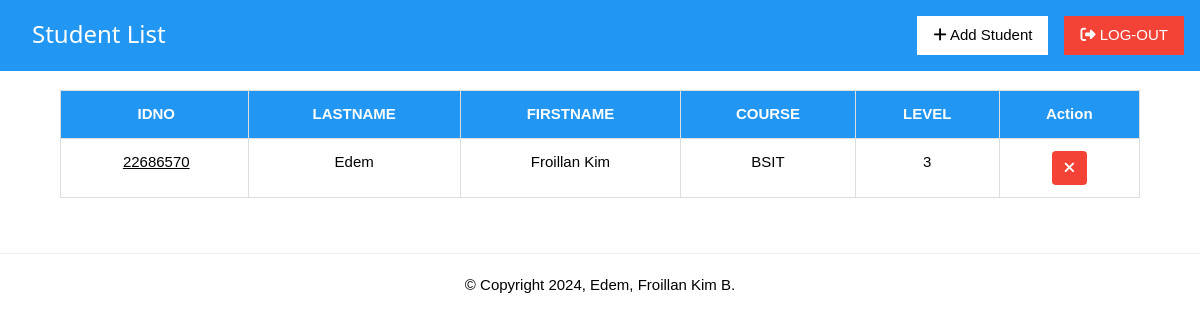
The page /students (signed in) on the database as committed earlier.
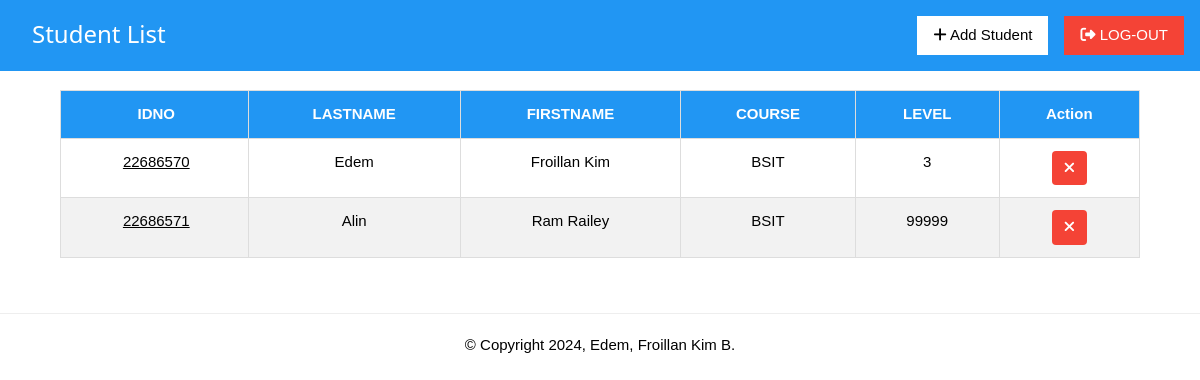
The same page on the database as committed later.
### tables this page shows
CREATE TABLE students (
    id integer primary key autoincrement,
    idno varchar(10) unique not null,
    lastname  varchar(50) not null,
    firstname varchar(50) not null,
    course    varchar(15) not null,
    level    varchar(5) not null,
    image varchar(25) not null
);

### app.py (the view)
@app.route('/students')
def student_list():
    if 'username' in session:
        pagetitle = "Student List"
        return render_template('index.html', data=getall_records('students'), pagetitle=pagetitle, users=get_users())
    else:
        flash("Please log in first!", "warning")
        return redirect(url_for('login'))

### app.py (called while the page is built)
def get_users() -> object:
	return getall_records('students')

@app.after_request
def after_request(response):
    response.headers['Cache-Control'] = 'no-cache, no-store, must-revalidate'
    response.headers['Pragma'] = 'no-cache'
    response.headers['Expires'] = '0'
    return response

### dbhelper.py (called while the page is built)
def getprocess(sql:str) -> list:
	db:object = connect(database)
	cursor:object = db.cursor()
	cursor.row_factory = Row
	cursor.execute(sql)
	data:list = cursor.fetchall()
	cursor.close()
	return data

def getall_records(table:str) -> list:
	sql:str = f'SELECT * FROM `{table}`'
	return getprocess(sql)

### templates/index.html (shortened to what this page needs)
{% extends 'base.html' %}
{% block content %}
<div class='w3-container w3-blue w3-margin-bottom header'>
    <h3 class="w3-left w3-margin-left w3-margin-top">{{ pagetitle }}</h3>
    <nav class="navbar">
        <a href="/logout" class="w3-button w3-red w3-right w3-margin-top w3-margin-bottom" id="logout">
            <i class="fa fa-sign-out-alt"></i> LOG-OUT
        </a>
        <a href="#" class="w3-right w3-button w3-margin-right w3-white w3-margin-top" id="add" onclick="openAddStudentModal()">
            <i class="fa fa-plus"></i> Add Student
        </a>
    </nav>
</div>
<div class="w3-row-padding" id="main_container">
    <div class="w3-full">
        <table class="w3-table-all styled-table" id="table">
            <thead>
                <tr id="tr1">
                    <th class="w3-center">IDNO</th>
                    <th class="w3-center">LASTNAME</th>
                    <th class="w3-center">FIRSTNAME</th>
                    <th class="w3-center">COURSE</th>
                    <th class="w3-center">LEVEL</th>
                    <th class="w3-center">Action</th>
                </tr>
            </thead>
            <tbody>
                {% for user in users %}
                <tr id="tr2">
                    <td class="w3-center" data-cell="IDNO:">
                        <a href="#" onclick="viewrecordstudents('{{ user['image'] }}', '{{ user['idno'] }}', '{{ user['lastname'] }}', '{{ user['firstname'] }}', '{{ user['course'] }}', '{{ user['level'] }}')">
                            {{ user["idno"] }}
                        </a>
                    </td>
                    <td class="w3-center" data-cell="LASTNAME:">{{ user["lastname"] }}</td>
                    <td class="w3-center" data-cell="FIRSTNAME:">{{ user["firstname"] }}</td>
                    <td class="w3-center" data-cell="COURSE:">{{ user["course"] }}</td>
                    <td class="w3-center" data-cell="LEVEL:">{{ user["level"] }}</td>
                    <td class="w3-center" data-cell="ACTION:">
                        <button class="w3-button w3-red delete-btn delete" onclick="openCustomAlert('{{ user['idno'] }}')">
                            <i class="fas fa-times"></i>
                        </button>
                    </td>
                </tr>
                {% endfor %}
            </tbody>
        </table>
    </div>
</div>
{% endblock %}

### templates/base.html (shortened to what this page needs)
<!DOCTYPE html>
<html>
	<head>
		<link rel='stylesheet' href="../static/css/w3.css">
		<link rel="stylesheet" href="{{ url_for('static', filename='font-awesome/css/all.min.css') }}">
	</head>
	<body>
	    <div>
	        {% block content %}
	        {% endblock %}
	    </div>
	    <hr>
	    <div class='w3-center'>
	    	&copy; Copyright 2024, Edem, Froillan Kim B.
	    </div>
	</body>
</html>

### static/css/w3.css (style rules this page uses)
html { box-sizing:border-box }
*,*:before,*:after { box-sizing:inherit }
html { -ms-text-size-adjust:100%;-webkit-text-size-adjust:100% }
body { margin:0 }
article,aside,details,figcaption,figure,footer,header,main,menu,nav,section { display:block }
a { background-color:transparent }
hr { box-sizing:content-box;height:0;overflow:visible }
button,input,select,textarea,optgroup { font:inherit;margin:0 }
button,input { overflow:visible }
button,select { text-transform:none }
button,[type=button],[type=reset],[type=submit] { -webkit-appearance:button }
html,body { font-family:Verdana,sans-serif;font-size:15px;line-height:1.5 }
html { overflow-x:hidden }
h3 { font-size:24px }
h1,h2,h3,h4,h5,h6 { font-family:"Segoe UI",Arial,sans-serif;font-weight:400;margin:10px 0 }
hr { border:0;border-top:1px solid #eee;margin:20px 0 }
a { color:inherit }
.w3-table,.w3-table-all { border-collapse:collapse;border-spacing:0;width:100%;display:table }
.w3-table-all { border:1px solid #ccc }
.w3-bordered tr,.w3-table-all tr { border-bottom:1px solid #ddd }
.w3-table-all tr:nth-child(odd) { background-color:#fff }
.w3-table-all tr:nth-child(even) { background-color:#f1f1f1 }
.w3-table td,.w3-table th,.w3-table-all td,.w3-table-all th { padding:8px 8px;display:table-cell;text-align:left;vertical-align:top }
.w3-table th:first-child,.w3-table td:first-child,.w3-table-all th:first-child,.w3-table-all td:first-child { padding-left:16px }
.w3-btn,.w3-button { border:none;display:inline-block;padding:8px 16px;vertical-align:middle;overflow:hidden;text-decoration:none;color:inherit;background-color:inherit;text-align:center;cursor:pointer;white-space:nowrap }
.w3-btn,.w3-button { -webkit-touch-callout:none;-webkit-user-select:none;-khtml-user-select:none;-moz-user-select:none;-ms-user-select:none;user-select:none }
.w3-container:after,.w3-container:before,.w3-panel:after,.w3-panel:before,.w3-row:after,.w3-row:before,.w3-row-padding:after,.w3-row-padding:before, .w3-cell-row:before,.w3-cell-row:after,.w3-clear:after,.w3-clear:before,.w3-bar:before,.w3-bar:after { content:"";display:table;clear:both }
.w3-row-padding,.w3-row-padding>.w3-half,.w3-row-padding>.w3-third,.w3-row-padding>.w3-twothird,.w3-row-padding>.w3-threequarter,.w3-row-padding>.w3-quarter,.w3-row-padding>.w3-col { padding:0 8px }
.w3-container,.w3-panel { padding:0.01em 16px }
.w3-center { text-align:center!important }
.w3-margin-top { margin-top:16px!important }
.w3-margin-bottom { margin-bottom:16px!important }
.w3-margin-left { margin-left:16px!important }
.w3-margin-right { margin-right:16px!important }
.w3-left { float:left!important }
.w3-right { float:right!important }
.w3-blue,.w3-hover-blue:hover { color:#fff!important;background-color:#2196F3!important }
.w3-red,.w3-hover-red:hover { color:#fff!important;background-color:#f44336!important }
.w3-white,.w3-hover-white:hover { color:#000!important;background-color:#fff!important }
:root { --bg-color: #1f242d; --main-color: #0ef; }
#main_container { padding: 1rem 5%; }
.header { position: fixed; top: 0; left: 0; width: 100%; background: var(--bg-color); z-index: 100; }
.styled-table { width: 100%; border-collapse: collapse; font-family: Arial, sans-serif; margin-bottom: 20px; margin-top: 5rem; }
.styled-table th, .styled-table td { padding: 12px; border: 1px solid #ddd; text-align: left; }
.styled-table th { background-color: #0074D9; color: white; font-weight: bold; }
.styled-table tr:nth-child(even) { background-color: #f2f2f2; }
.styled-table .delete-btn { background-color: #ff4d4d; color: white; padding: 6px 12px; border: none; cursor: pointer; border-radius: 4px; }
.styled-table .delete-btn i { text-align: center; }
.w3-table-all th { background-color: #2196F3; color: #ffffff; }

Rows that differ between the two databases and show on the page:
added students: idno "22686571", lastname "Alin", firstname "Ram Railey", course "BSIT", level "99999"
